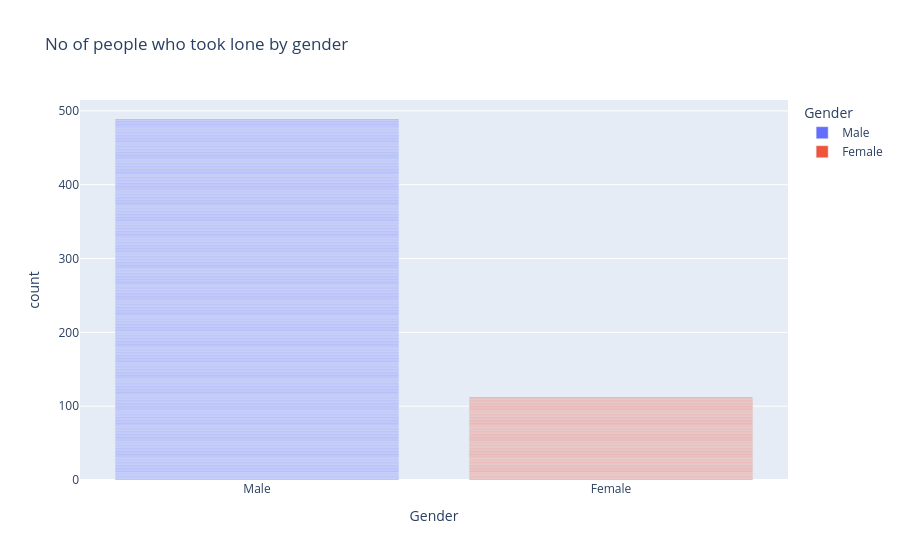

Source (notebook cell):
### Code cell
fig=px.bar(df,x=df['Gender'],title="No of people who took lone by gender",
          color=df['Gender'])
fig.show()

### Figure 1 — Plotly figure (JSON) as saved in the notebook; plotly's stock layout.template omitted (floating-point values rounded to 4 significant figures; data arrays with more than 128 entries replaced by an {"elided": "..."} marker saying what was removed)
{"data": [{"alignmentgroup": "True", "hovertemplate": "Gender=%{x}<br>count=%{y}<extra></extra>", "legendgroup": "Male", "marker": {"color": "#636efa", "pattern": {"shape": ""}}, "name": "Male", "offsetgroup": "Male", "orientation": "v", "showlegend": true, "textposition": "auto", "type": "bar", "x": {"elided": "489 str values"}, "xaxis": "x", "y": {"elided": "489 int values"}, "yaxis": "y"}, {"alignmentgroup": "True", "hovertemplate": "Gender=%{x}<br>count=%{y}<extra></extra>", "legendgroup": "Female", "marker": {"color": "#EF553B", "pattern": {"shape": ""}}, "name": "Female", "offsetgroup": "Female", "orientation": "v", "showlegend": true, "textposition": "auto", "type": "bar", "x": ["Female", "Female", "Female", "Female", "Female", "Female", "Female", "Female", "Female", "Female", "Female", "Female", "Female", "Female", "Female", "Female", "Female", "Female", "Female", "Female", "Female", "Female", "Female", "Female", "Female", "Female", "Female", "Female", "Female", "Female", "Female", "Female", "Female", "Female", "Female", "Female", "Female", "Female", "Female", "Female", "Female", "Female", "Female", "Female", "Female", "Female", "Female", "Female", "Female", "Female", "Female", "Female", "Female", "Female", "Female", "Female", "Female", "Female", "Female", "Female", "Female", "Female", "Female", "Female", "Female", "Female", "Female", "Female", "Female", "Female", "Female", "Female", "Female", "Female", "Female", "Female", "Female", "Female", "Female", "Female", "Female", "Female", "Female", "Female", "Female", "Female", "Female", "Female", "Female", "Female", "Female", "Female", "Female", "Female", "Female", "Female", "Female", "Female", "Female", "Female", "Female", "Female", "Female", "Female", "Female", "Female", "Female", "Female", "Female", "Female", "Female", "Female"], "xaxis": "x", "y": [1, 1, 1, 1, 1, 1, 1, 1, 1, 1, 1, 1, 1, 1, 1, 1, 1, 1, 1, 1, 1, 1, 1, 1, 1, 1, 1, 1, 1, 1, 1, 1, 1, 1, 1, 1, 1, 1, 1, 1, 1, 1, 1, 1, 1, 1, 1, 1, 1, 1, 1, 1, 1, 1, 1, 1, 1, 1, 1, 1, 1, 1, 1, 1, 1, 1, 1, 1, 1, 1, 1, 1, 1, 1, 1, 1, 1, 1, 1, 1, 1, 1, 1, 1, 1, 1, 1, 1, 1, 1, 1, 1, 1, 1, 1, 1, 1, 1, 1, 1, 1, 1, 1, 1, 1, 1, 1, 1, 1, 1, 1, 1], "yaxis": "y"}], "layout": {"autosize": true, "barmode": "relative", "legend": {"title": {"text": "Gender"}, "tracegroupgap": 0}, "title": {"text": "No of people who took lone by gender"}, "xaxis": {"anchor": "y", "autorange": true, "categoryarray": ["Male", "Female", null], "categoryorder": "array", "domain": [0, 1], "range": [-0.5, 1.5], "title": {"text": "Gender"}, "type": "category"}, "yaxis": {"anchor": "x", "autorange": true, "domain": [0, 1], "range": [0, 514.7], "title": {"text": "count"}, "type": "linear"}}}
